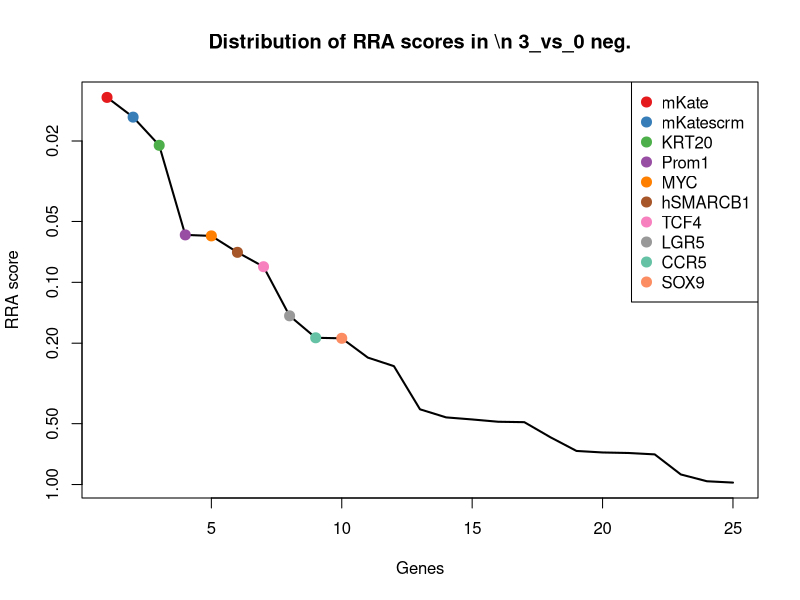
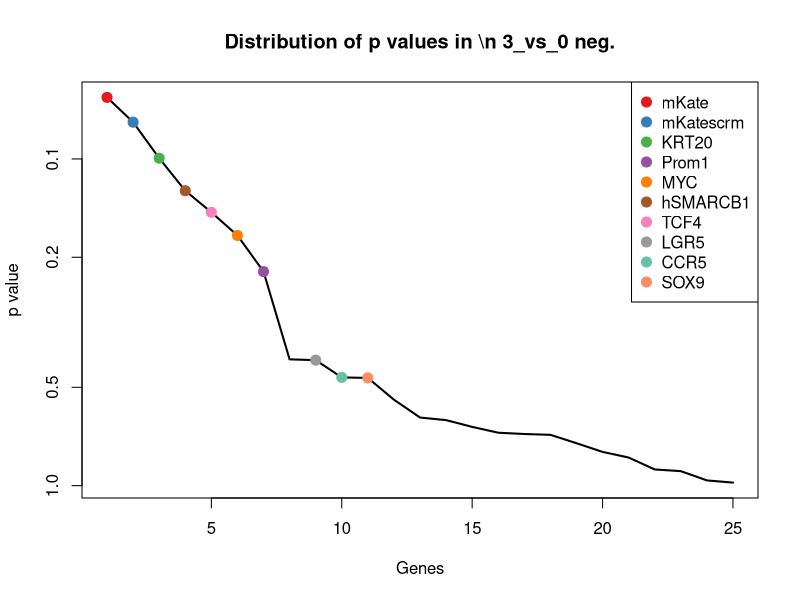
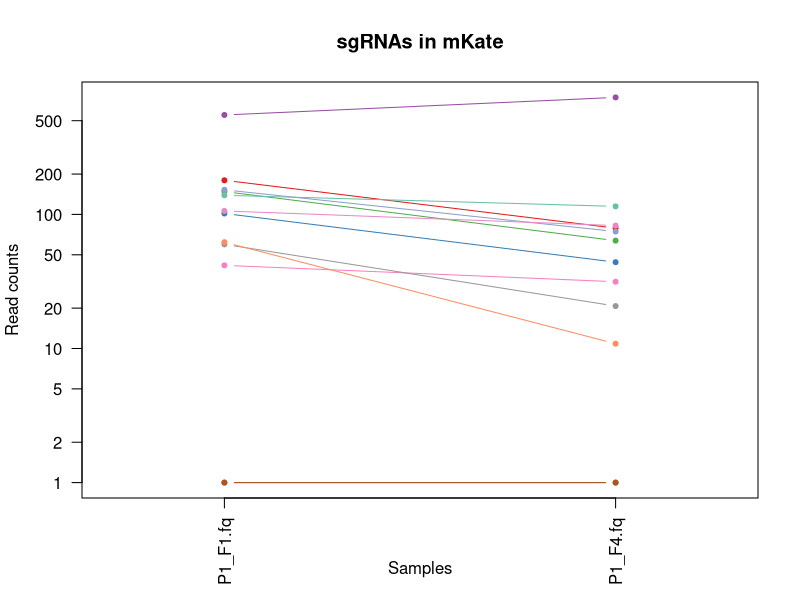
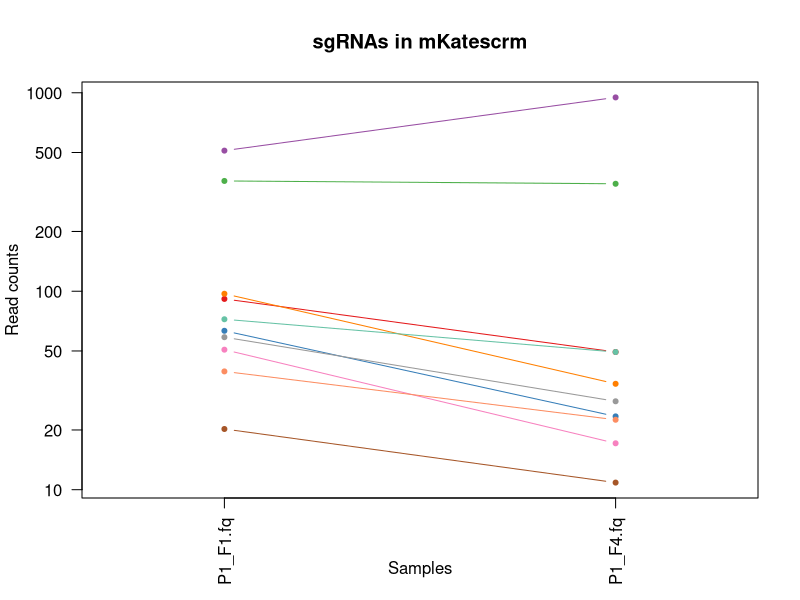
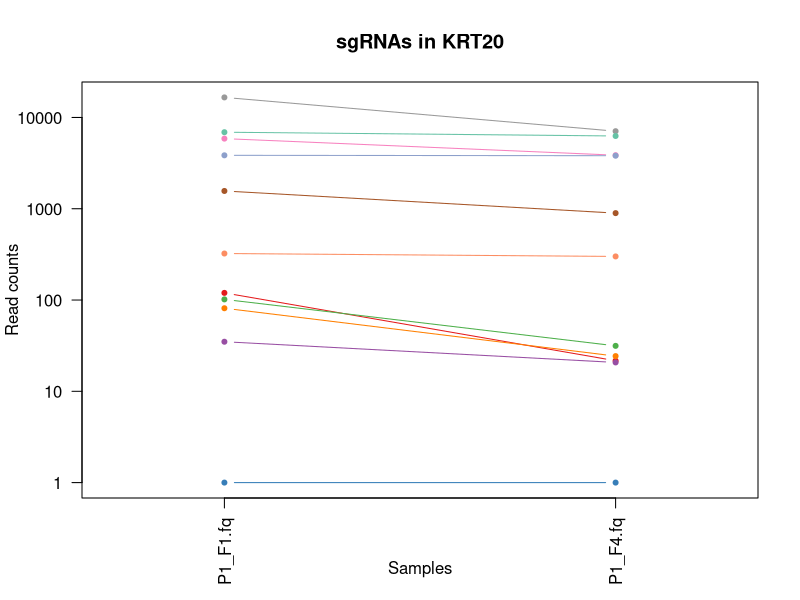
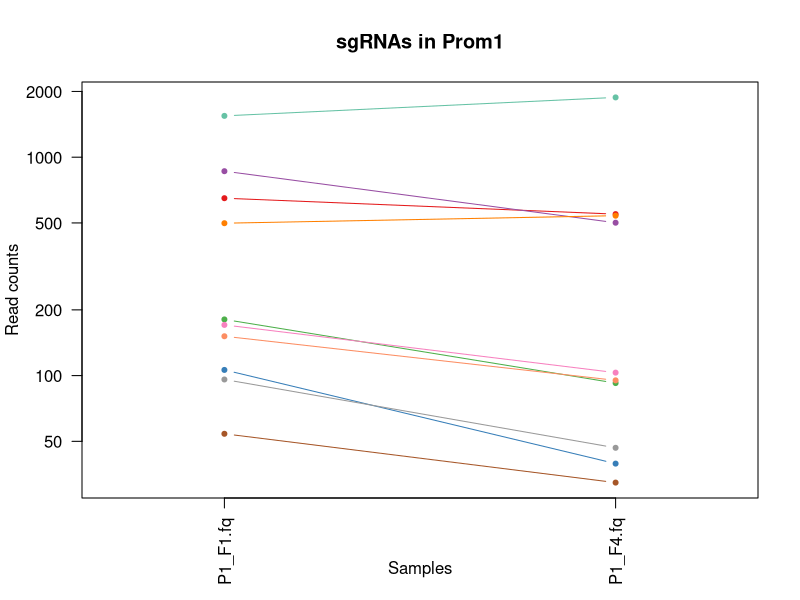
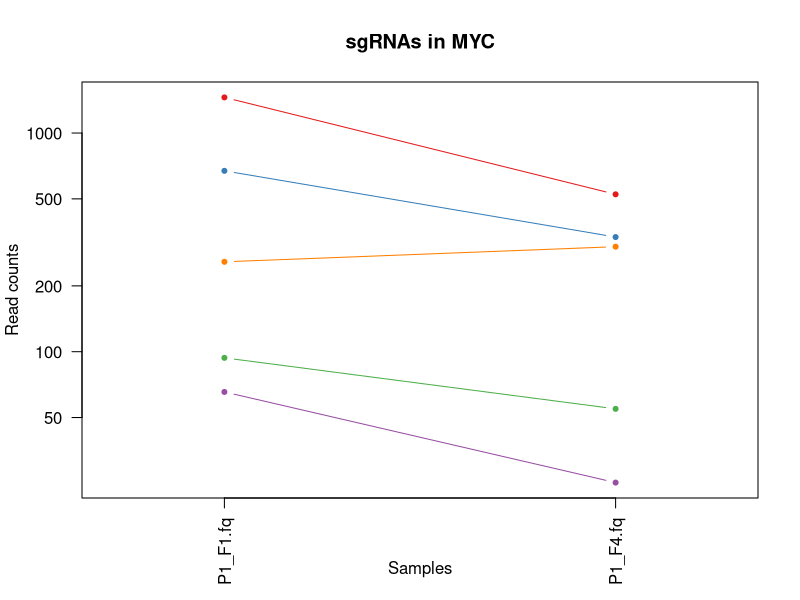
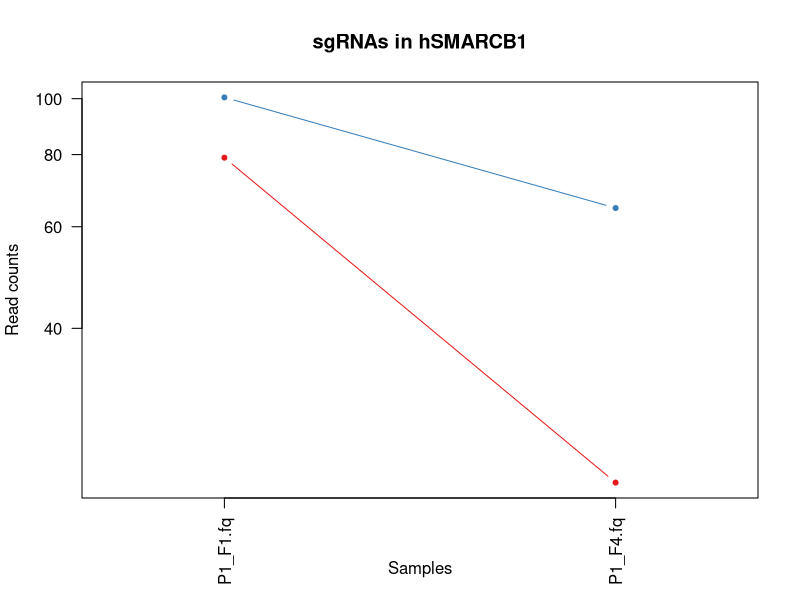

Generate these figures, in order, with R: (Note: this script raises an error after producing the figures.)
pdf(file='P1_03_day3.pdf',width=4.5,height=4.5);
gstable=read.table('P1_03_day3.gene_summary.txt',header=T)
# 
#
# parameters
# Do not modify the variables beginning with "__"

# gstablename='__GENE_SUMMARY_FILE__'
startindex=3
# outputfile='__OUTPUT_FILE__'
targetgenelist=c("mKate","mKatescrm","KRT20","Prom1","MYC","hSMARCB1","TCF4","LGR5","CCR5","SOX9")
# samplelabel=sub('.\\w+.\\w+$','',colnames(gstable)[startindex]);
samplelabel='3_vs_0 neg.'


# You need to write some codes in front of this code:
# gstable=read.table(gstablename,header=T)
# pdf(file=outputfile,width=6,height=6)


# set up color using RColorBrewer
#library(RColorBrewer)
#colors <- brewer.pal(length(targetgenelist), "Set1")

colors=c( "#E41A1C", "#377EB8", "#4DAF4A", "#984EA3", "#FF7F00",  "#A65628", "#F781BF",
          "#999999", "#66C2A5", "#FC8D62", "#8DA0CB", "#E78AC3", "#A6D854", "#FFD92F", "#E5C494", "#B3B3B3", 
          "#8DD3C7", "#FFFFB3", "#BEBADA", "#FB8072", "#80B1D3", "#FDB462", "#B3DE69", "#FCCDE5",
          "#D9D9D9", "#BC80BD", "#CCEBC5", "#FFED6F")

######
# function definition

plotrankedvalues<-function(val, tglist, ...){
  
  plot(val,log='y',ylim=c(max(val),min(val)),type='l',lwd=2, ...)
  if(length(tglist)>0){
    for(i in 1:length(tglist)){
      targetgene=tglist[i];
      tx=which(names(val)==targetgene);ty=val[targetgene];
      points(tx,ty,col=colors[(i %% length(colors)) ],cex=2,pch=20)
      # text(tx+50,ty,targetgene,col=colors[i])
    }
    legend('topright',tglist,pch=20,pt.cex = 2,cex=1,col=colors)
  }
}



plotrandvalues<-function(val,targetgenelist, ...){
  # choose the one with the best distance distribution
  
  mindiffvalue=0;
  randval=val;
  for(i in 1:20){
    randval0=sample(val)
    vindex=sort(which(names(randval0) %in% targetgenelist))
    if(max(vindex)>0.9*length(val)){
      # print('pass...')
      next;
    }
    mindiffind=min(diff(vindex));
    if (mindiffind > mindiffvalue){
      mindiffvalue=mindiffind;
      randval=randval0;
      # print(paste('Diff: ',mindiffvalue))
    }
  }
  plot(randval,log='y',ylim=c(max(randval),min(randval)),pch=20,col='grey', ...)
  
  if(length(targetgenelist)>0){
    for(i in 1:length(targetgenelist)){
      targetgene=targetgenelist[i];
      tx=which(names(randval)==targetgene);ty=randval[targetgene];
      points(tx,ty,col=colors[(i %% length(colors)) ],cex=2,pch=20)
      text(tx+50,ty,targetgene,col=colors[i])
    }
  }
  
}




# set.seed(1235)



pvec=gstable[,startindex]
names(pvec)=gstable[,'id']
pvec=sort(pvec);

plotrankedvalues(pvec,targetgenelist,xlab='Genes',ylab='RRA score',main=paste('Distribution of RRA scores in \\n',samplelabel))

# plotrandvalues(pvec,targetgenelist,xlab='Genes',ylab='RRA score',main=paste('Distribution of RRA scores in \\n',samplelabel))


pvec=gstable[,startindex+1]
names(pvec)=gstable[,'id']
pvec=sort(pvec);

plotrankedvalues(pvec,targetgenelist,xlab='Genes',ylab='p value',main=paste('Distribution of p values in \\n',samplelabel))

# plotrandvalues(pvec,targetgenelist,xlab='Genes',ylab='p value',main=paste('Distribution of p values in \\n',samplelabel))



# you need to write after this code:
# dev.off()






# parameters
# Do not modify the variables beginning with "__"
targetmat=list(c(178.66760489379269,77.9796085313978),c(100.64187870599714,43.023232293184996),c(147.00499136831044,62.742213760894785),c(550.7033138182092,744.8397090757652),c(0.0,0.0),c(0.0,0.0),c(40.70907453276289,30.47478954100604),c(58.80199654732418,19.71898146770979),c(137.9585303610298,113.83230210905197),c(61.06361179914434,9.859490733854894),c(151.52822187195076,73.49802183419104),c(105.16510920963746,81.56487788916321))
targetgene="mKate"
collabel=c("P1_F1.fq","P1_F4.fq")

# set up color using RColorBrewer
#library(RColorBrewer)
#colors <- brewer.pal(length(targetgenelist), "Set1")

colors=c( "#E41A1C", "#377EB8", "#4DAF4A", "#984EA3", "#FF7F00",  "#A65628", "#F781BF",
          "#999999", "#66C2A5", "#FC8D62", "#8DA0CB", "#E78AC3", "#A6D854", "#FFD92F", "#E5C494", "#B3B3B3", 
          "#8DD3C7", "#FFFFB3", "#BEBADA", "#FB8072", "#80B1D3", "#FDB462", "#B3DE69", "#FCCDE5",
          "#D9D9D9", "#BC80BD", "#CCEBC5", "#FFED6F")


## code

targetmatvec=unlist(targetmat)+1
yrange=range(targetmatvec[targetmatvec>0]);
# yrange[1]=1; # set the minimum value to 1
for(i in 1:length(targetmat)){
  vali=targetmat[[i]]+1;
  if(i==1){
    plot(1:length(vali),vali,type='b',las=1,pch=20,main=paste('sgRNAs in',targetgene),ylab='Read counts',xlab='Samples',xlim=c(0.7,length(vali)+0.3),ylim = yrange,col=colors[(i %% length(colors))],xaxt='n',log='y')
    axis(1,at=1:length(vali),labels=(collabel),las=2)
    # lines(0:100,rep(1,101),col='black');
  }else{
    lines(1:length(vali),vali,type='b',pch=20,col=colors[(i %% length(colors))])
  }
}




# parameters
# Do not modify the variables beginning with "__"
targetmat=list(c(90.46461007280642,48.40113632983312),c(62.19441942505442,22.40793348603385),c(358.4660174134955,346.87481036380404),c(509.9942392854462,946.5111104500699),c(96.11864820235682,33.1637415593301),c(19.223729640471365,9.859490733854894),c(49.75553554004353,16.133712109944373),c(57.6711889214141,26.88952018324062),c(71.24088043233506,48.40113632983312),c(38.44745928094273,21.511616146592498))
targetgene="mKatescrm"
collabel=c("P1_F1.fq","P1_F4.fq")

# set up color using RColorBrewer
#library(RColorBrewer)
#colors <- brewer.pal(length(targetgenelist), "Set1")

colors=c( "#E41A1C", "#377EB8", "#4DAF4A", "#984EA3", "#FF7F00",  "#A65628", "#F781BF",
          "#999999", "#66C2A5", "#FC8D62", "#8DA0CB", "#E78AC3", "#A6D854", "#FFD92F", "#E5C494", "#B3B3B3", 
          "#8DD3C7", "#FFFFB3", "#BEBADA", "#FB8072", "#80B1D3", "#FDB462", "#B3DE69", "#FCCDE5",
          "#D9D9D9", "#BC80BD", "#CCEBC5", "#FFED6F")


## code

targetmatvec=unlist(targetmat)+1
yrange=range(targetmatvec[targetmatvec>0]);
# yrange[1]=1; # set the minimum value to 1
for(i in 1:length(targetmat)){
  vali=targetmat[[i]]+1;
  if(i==1){
    plot(1:length(vali),vali,type='b',las=1,pch=20,main=paste('sgRNAs in',targetgene),ylab='Read counts',xlab='Samples',xlim=c(0.7,length(vali)+0.3),ylim = yrange,col=colors[(i %% length(colors))],xaxt='n',log='y')
    axis(1,at=1:length(vali),labels=(collabel),las=2)
    # lines(0:100,rep(1,101),col='black');
  }else{
    lines(1:length(vali),vali,type='b',pch=20,col=colors[(i %% length(colors))])
  }
}




# parameters
# Do not modify the variables beginning with "__"
targetmat=list(c(118.73480072055844,20.61529880715114),c(0.0,0.0),c(100.64187870599714,30.47478954100604),c(33.92422877730241,19.71898146770979),c(80.2873414396157,23.304250825475204),c(1565.037754259551,894.5247047624714),c(5863.237540343766,3859.5424636344706),c(16585.55544922315,7071.9438081922835),c(6893.40328754785,6267.050837373948),c(322.2801733843729,299.36999137341223),c(3848.1383509720035,3810.245009965196))
targetgene="KRT20"
collabel=c("P1_F1.fq","P1_F4.fq")

# set up color using RColorBrewer
#library(RColorBrewer)
#colors <- brewer.pal(length(targetgenelist), "Set1")

colors=c( "#E41A1C", "#377EB8", "#4DAF4A", "#984EA3", "#FF7F00",  "#A65628", "#F781BF",
          "#999999", "#66C2A5", "#FC8D62", "#8DA0CB", "#E78AC3", "#A6D854", "#FFD92F", "#E5C494", "#B3B3B3", 
          "#8DD3C7", "#FFFFB3", "#BEBADA", "#FB8072", "#80B1D3", "#FDB462", "#B3DE69", "#FCCDE5",
          "#D9D9D9", "#BC80BD", "#CCEBC5", "#FFED6F")


## code

targetmatvec=unlist(targetmat)+1
yrange=range(targetmatvec[targetmatvec>0]);
# yrange[1]=1; # set the minimum value to 1
for(i in 1:length(targetmat)){
  vali=targetmat[[i]]+1;
  if(i==1){
    plot(1:length(vali),vali,type='b',las=1,pch=20,main=paste('sgRNAs in',targetgene),ylab='Read counts',xlab='Samples',xlim=c(0.7,length(vali)+0.3),ylim = yrange,col=colors[(i %% length(colors))],xaxt='n',log='y')
    axis(1,at=1:length(vali),labels=(collabel),las=2)
    # lines(0:100,rep(1,101),col='black');
  }else{
    lines(1:length(vali),vali,type='b',pch=20,col=colors[(i %% length(colors))])
  }
}




# parameters
# Do not modify the variables beginning with "__"
targetmat=list(c(647.952769646476,547.6498943986674),c(105.16510920963746,38.541645595978224),c(179.79841251970277,91.42436862301811),c(861.6754109434812,500.14507540827555),c(497.55535540043536,538.6867210042537),c(53.14795841777377,31.371106880447392),c(169.62114388651204,102.18017669631436),c(94.98784057644674,45.712184311509056),c(1544.6832169931697,1876.8885087901954),c(150.39741424604068,94.11332064134217))
targetgene="Prom1"
collabel=c("P1_F1.fq","P1_F4.fq")

# set up color using RColorBrewer
#library(RColorBrewer)
#colors <- brewer.pal(length(targetgenelist), "Set1")

colors=c( "#E41A1C", "#377EB8", "#4DAF4A", "#984EA3", "#FF7F00",  "#A65628", "#F781BF",
          "#999999", "#66C2A5", "#FC8D62", "#8DA0CB", "#E78AC3", "#A6D854", "#FFD92F", "#E5C494", "#B3B3B3", 
          "#8DD3C7", "#FFFFB3", "#BEBADA", "#FB8072", "#80B1D3", "#FDB462", "#B3DE69", "#FCCDE5",
          "#D9D9D9", "#BC80BD", "#CCEBC5", "#FFED6F")


## code

targetmatvec=unlist(targetmat)+1
yrange=range(targetmatvec[targetmatvec>0]);
# yrange[1]=1; # set the minimum value to 1
for(i in 1:length(targetmat)){
  vali=targetmat[[i]]+1;
  if(i==1){
    plot(1:length(vali),vali,type='b',las=1,pch=20,main=paste('sgRNAs in',targetgene),ylab='Read counts',xlab='Samples',xlim=c(0.7,length(vali)+0.3),ylim = yrange,col=colors[(i %% length(colors))],xaxt='n',log='y')
    axis(1,at=1:length(vali),labels=(collabel),las=2)
    # lines(0:100,rep(1,101),col='black');
  }else{
    lines(1:length(vali),vali,type='b',pch=20,col=colors[(i %% length(colors))])
  }
}




# parameters
# Do not modify the variables beginning with "__"
targetmat=list(c(1454.2186069203633,523.4493262337508),c(670.5689221646776,333.43005027218373),c(92.72622532462658,53.77904036648124),c(64.45603467687458,24.20056816491656),c(256.6933310815882,301.16262605229497))
targetgene="MYC"
collabel=c("P1_F1.fq","P1_F4.fq")

# set up color using RColorBrewer
#library(RColorBrewer)
#colors <- brewer.pal(length(targetgenelist), "Set1")

colors=c( "#E41A1C", "#377EB8", "#4DAF4A", "#984EA3", "#FF7F00",  "#A65628", "#F781BF",
          "#999999", "#66C2A5", "#FC8D62", "#8DA0CB", "#E78AC3", "#A6D854", "#FFD92F", "#E5C494", "#B3B3B3", 
          "#8DD3C7", "#FFFFB3", "#BEBADA", "#FB8072", "#80B1D3", "#FDB462", "#B3DE69", "#FCCDE5",
          "#D9D9D9", "#BC80BD", "#CCEBC5", "#FFED6F")


## code

targetmatvec=unlist(targetmat)+1
yrange=range(targetmatvec[targetmatvec>0]);
# yrange[1]=1; # set the minimum value to 1
for(i in 1:length(targetmat)){
  vali=targetmat[[i]]+1;
  if(i==1){
    plot(1:length(vali),vali,type='b',las=1,pch=20,main=paste('sgRNAs in',targetgene),ylab='Read counts',xlab='Samples',xlim=c(0.7,length(vali)+0.3),ylim = yrange,col=colors[(i %% length(colors))],xaxt='n',log='y')
    axis(1,at=1:length(vali),labels=(collabel),las=2)
    # lines(0:100,rep(1,101),col='black');
  }else{
    lines(1:length(vali),vali,type='b',pch=20,col=colors[(i %% length(colors))])
  }
}




# parameters
# Do not modify the variables beginning with "__"
targetmat=list(c(78.02572618779554,20.61529880715114),c(99.51107108008706,63.63853110033614))
targetgene="hSMARCB1"
collabel=c("P1_F1.fq","P1_F4.fq")

# set up color using RColorBrewer
#library(RColorBrewer)
#colors <- brewer.pal(length(targetgenelist), "Set1")

colors=c( "#E41A1C", "#377EB8", "#4DAF4A", "#984EA3", "#FF7F00",  "#A65628", "#F781BF",
          "#999999", "#66C2A5", "#FC8D62", "#8DA0CB", "#E78AC3", "#A6D854", "#FFD92F", "#E5C494", "#B3B3B3", 
          "#8DD3C7", "#FFFFB3", "#BEBADA", "#FB8072", "#80B1D3", "#FDB462", "#B3DE69", "#FCCDE5",
          "#D9D9D9", "#BC80BD", "#CCEBC5", "#FFED6F")


## code

targetmatvec=unlist(targetmat)+1
yrange=range(targetmatvec[targetmatvec>0]);
# yrange[1]=1; # set the minimum value to 1
for(i in 1:length(targetmat)){
  vali=targetmat[[i]]+1;
  if(i==1){
    plot(1:length(vali),vali,type='b',las=1,pch=20,main=paste('sgRNAs in',targetgene),ylab='Read counts',xlab='Samples',xlim=c(0.7,length(vali)+0.3),ylim = yrange,col=colors[(i %% length(colors))],xaxt='n',log='y')
    axis(1,at=1:length(vali),labels=(collabel),las=2)
    # lines(0:100,rep(1,101),col='black');
  }else{
    lines(1:length(vali),vali,type='b',pch=20,col=colors[(i %% length(colors))])
  }
}




# parameters
# Do not modify the variables beginning with "__"
targetmat=list(c(768.9491856188546,2515.962771811881),c(37.31665165503265,10.755808073296249))
targetgene="TCF4"
collabel=c("P1_F1.fq","P1_F4.fq")

# set up color using RColorBrewer
#library(RColorBrewer)
#colors <- brewer.pal(length(targetgenelist), "Set1")

colors=c( "#E41A1C", "#377EB8", "#4DAF4A", "#984EA3", "#FF7F00",  "#A65628", "#F781BF",
          "#999999", "#66C2A5", "#FC8D62", "#8DA0CB", "#E78AC3", "#A6D854", "#FFD92F", "#E5C494", "#B3B3B3", 
          "#8DD3C7", "#FFFFB3", "#BEBADA", "#FB8072", "#80B1D3", "#FDB462", "#B3DE69", "#FCCDE5",
          "#D9D9D9", "#BC80BD", "#CCEBC5", "#FFED6F")


## code

targetmatvec=unlist(targetmat)+1
yrange=range(targetmatvec[targetmatvec>0]);
# yrange[1]=1; # set the minimum value to 1
for(i in 1:length(targetmat)){
  vali=targetmat[[i]]+1;
  if(i==1){
    plot(1:length(vali),vali,type='b',las=1,pch=20,main=paste('sgRNAs in',targetgene),ylab='Read counts',xlab='Samples',xlim=c(0.7,length(vali)+0.3),ylim = yrange,col=colors[(i %% length(colors))],xaxt='n',log='y')
    axis(1,at=1:length(vali),labels=(collabel),las=2)
    # lines(0:100,rep(1,101),col='black');
  }else{
    lines(1:length(vali),vali,type='b',pch=20,col=colors[(i %% length(colors))])
  }
}




# parameters
# Do not modify the variables beginning with "__"
targetmat=list(c(5608.805824513998,4366.8580777582765),c(39.57826690685281,22.40793348603385),c(139.08933798693988,66.3274831186602),c(283.83271410343013,236.62777761251746),c(462.50031899722285,296.6810393550882),c(104.03430158372738,35.852693577654165),c(264.6089844629588,109.3507154118452),c(100.64187870599714,22.40793348603385),c(4807.063217743752,4020.8795847339143),c(626.4674247541845,765.4550078829163))
targetgene="LGR5"
collabel=c("P1_F1.fq","P1_F4.fq")

# set up color using RColorBrewer
#library(RColorBrewer)
#colors <- brewer.pal(length(targetgenelist), "Set1")

colors=c( "#E41A1C", "#377EB8", "#4DAF4A", "#984EA3", "#FF7F00",  "#A65628", "#F781BF",
          "#999999", "#66C2A5", "#FC8D62", "#8DA0CB", "#E78AC3", "#A6D854", "#FFD92F", "#E5C494", "#B3B3B3", 
          "#8DD3C7", "#FFFFB3", "#BEBADA", "#FB8072", "#80B1D3", "#FDB462", "#B3DE69", "#FCCDE5",
          "#D9D9D9", "#BC80BD", "#CCEBC5", "#FFED6F")


## code

targetmatvec=unlist(targetmat)+1
yrange=range(targetmatvec[targetmatvec>0]);
# yrange[1]=1; # set the minimum value to 1
for(i in 1:length(targetmat)){
  vali=targetmat[[i]]+1;
  if(i==1){
    plot(1:length(vali),vali,type='b',las=1,pch=20,main=paste('sgRNAs in',targetgene),ylab='Read counts',xlab='Samples',xlim=c(0.7,length(vali)+0.3),ylim = yrange,col=colors[(i %% length(colors))],xaxt='n',log='y')
    axis(1,at=1:length(vali),labels=(collabel),las=2)
    # lines(0:100,rep(1,101),col='black');
  }else{
    lines(1:length(vali),vali,type='b',pch=20,col=colors[(i %% length(colors))])
  }
}




# parameters
# Do not modify the variables beginning with "__"
targetmat=list(c(799.4809915184268,698.2312074248148),c(88.20299482098626,53.77904036648124),c(65.58684230278466,57.36430972424666),c(16660.188752533213,7603.459990481007),c(183.190835397433,90.52805128357676),c(0.0,0.0),c(1283.466655407941,795.9297974239224),c(93.85703295053666,49.297453669274475),c(519.0407002927269,501.04139274771694),c(303.0564437439015,199.87876669542194))
targetgene="CCR5"
collabel=c("P1_F1.fq","P1_F4.fq")

# set up color using RColorBrewer
#library(RColorBrewer)
#colors <- brewer.pal(length(targetgenelist), "Set1")

colors=c( "#E41A1C", "#377EB8", "#4DAF4A", "#984EA3", "#FF7F00",  "#A65628", "#F781BF",
          "#999999", "#66C2A5", "#FC8D62", "#8DA0CB", "#E78AC3", "#A6D854", "#FFD92F", "#E5C494", "#B3B3B3", 
          "#8DD3C7", "#FFFFB3", "#BEBADA", "#FB8072", "#80B1D3", "#FDB462", "#B3DE69", "#FCCDE5",
          "#D9D9D9", "#BC80BD", "#CCEBC5", "#FFED6F")


## code

targetmatvec=unlist(targetmat)+1
yrange=range(targetmatvec[targetmatvec>0]);
# yrange[1]=1; # set the minimum value to 1
for(i in 1:length(targetmat)){
  vali=targetmat[[i]]+1;
  if(i==1){
    plot(1:length(vali),vali,type='b',las=1,pch=20,main=paste('sgRNAs in',targetgene),ylab='Read counts',xlab='Samples',xlim=c(0.7,length(vali)+0.3),ylim = yrange,col=colors[(i %% length(colors))],xaxt='n',log='y')
    axis(1,at=1:length(vali),labels=(collabel),las=2)
    # lines(0:100,rep(1,101),col='black');
  }else{
    lines(1:length(vali),vali,type='b',pch=20,col=colors[(i %% length(colors))])
  }
}




# parameters
# Do not modify the variables beginning with "__"
targetmat=list(c(0.0,0.0),c(195.6297192824439,161.33712109944372),c(201.2837574119943,851.5014724692863),c(83.67976431734594,19.71898146770979),c(0.0,0.0),c(141.35095323876004,276.9620578873784),c(5997.803647827066,15079.642918761341),c(1955.1663851985288,14719.323348305916),c(3054.311397583127,8000.528571853526),c(1755.0134354124448,3577.202501710444),c(515.6482774149966,507.31561412380637))
targetgene="SOX9"
collabel=c("P1_F1.fq","P1_F4.fq")

# set up color using RColorBrewer
#library(RColorBrewer)
#colors <- brewer.pal(length(targetgenelist), "Set1")

colors=c( "#E41A1C", "#377EB8", "#4DAF4A", "#984EA3", "#FF7F00",  "#A65628", "#F781BF",
          "#999999", "#66C2A5", "#FC8D62", "#8DA0CB", "#E78AC3", "#A6D854", "#FFD92F", "#E5C494", "#B3B3B3", 
          "#8DD3C7", "#FFFFB3", "#BEBADA", "#FB8072", "#80B1D3", "#FDB462", "#B3DE69", "#FCCDE5",
          "#D9D9D9", "#BC80BD", "#CCEBC5", "#FFED6F")


## code

targetmatvec=unlist(targetmat)+1
yrange=range(targetmatvec[targetmatvec>0]);
# yrange[1]=1; # set the minimum value to 1
for(i in 1:length(targetmat)){
  vali=targetmat[[i]]+1;
  if(i==1){
    plot(1:length(vali),vali,type='b',las=1,pch=20,main=paste('sgRNAs in',targetgene),ylab='Read counts',xlab='Samples',xlim=c(0.7,length(vali)+0.3),ylim = yrange,col=colors[(i %% length(colors))],xaxt='n',log='y')
    axis(1,at=1:length(vali),labels=(collabel),las=2)
    # lines(0:100,rep(1,101),col='black');
  }else{
    lines(1:length(vali),vali,type='b',pch=20,col=colors[(i %% length(colors))])
  }
}



# 
#
# parameters
# Do not modify the variables beginning with "__"

# gstablename='__GENE_SUMMARY_FILE__'
startindex=9
# outputfile='__OUTPUT_FILE__'
targetgenelist=c("SOX9","GFP","TCF4","TCF20","POLRD2scrm","MYCscrm","hSATB1","hSMARCC2","mKatescrm","hSMARCC1")
# samplelabel=sub('.\\w+.\\w+$','',colnames(gstable)[startindex]);
samplelabel='3_vs_0 pos.'


# You need to write some codes in front of this code:
# gstable=read.table(gstablename,header=T)
# pdf(file=outputfile,width=6,height=6)


# set up color using RColorBrewer
#library(RColorBrewer)
#colors <- brewer.pal(length(targetgenelist), "Set1")

colors=c( "#E41A1C", "#377EB8", "#4DAF4A", "#984EA3", "#FF7F00",  "#A65628", "#F781BF",
          "#999999", "#66C2A5", "#FC8D62", "#8DA0CB", "#E78AC3", "#A6D854", "#FFD92F", "#E5C494", "#B3B3B3", 
          "#8DD3C7", "#FFFFB3", "#BEBADA", "#FB8072", "#80B1D3", "#FDB462", "#B3DE69", "#FCCDE5",
          "#D9D9D9", "#BC80BD", "#CCEBC5", "#FFED6F")

######
# function definition

plotrankedvalues<-function(val, tglist, ...){
  
  plot(val,log='y',ylim=c(max(val),min(val)),type='l',lwd=2, ...)
  if(length(tglist)>0){
    for(i in 1:length(tglist)){
      targetgene=tglist[i];
      tx=which(names(val)==targetgene);ty=val[targetgene];
      points(tx,ty,col=colors[(i %% length(colors)) ],cex=2,pch=20)
      # text(tx+50,ty,targetgene,col=colors[i])
    }
    legend('topright',tglist,pch=20,pt.cex = 2,cex=1,col=colors)
  }
}



plotrandvalues<-function(val,targetgenelist, ...){
  # choose the one with the best distance distribution
  
  mindiffvalue=0;
  randval=val;
  for(i in 1:20){
    randval0=sample(val)
    vindex=sort(which(names(randval0) %in% targetgenelist))
    if(max(vindex)>0.9*length(val)){
      # print('pass...')
      next;
    }
    mindiffind=min(diff(vindex));
    if (mindiffind > mindiffvalue){
      mindiffvalue=mindiffind;
      randval=randval0;
      # print(paste('Diff: ',mindiffvalue))
    }
  }
  plot(randval,log='y',ylim=c(max(randval),min(randval)),pch=20,col='grey', ...)
  
  if(length(targetgenelist)>0){
    for(i in 1:length(targetgenelist)){
      targetgene=targetgenelist[i];
      tx=which(names(randval)==targetgene);ty=randval[targetgene];
      points(tx,ty,col=colors[(i %% length(colors)) ],cex=2,pch=20)
      text(tx+50,ty,targetgene,col=colors[i])
    }
  }
  
}




# set.seed(1235)



pvec=gstable[,startindex]
names(pvec)=gstable[,'id']
pvec=sort(pvec);

plotrankedvalues(pvec,targetgenelist,xlab='Genes',ylab='RRA score',main=paste('Distribution of RRA scores in \\n',samplelabel))

# plotrandvalues(pvec,targetgenelist,xlab='Genes',ylab='RRA score',main=paste('Distribution of RRA scores in \\n',samplelabel))


pvec=gstable[,startindex+1]
names(pvec)=gstable[,'id']
pvec=sort(pvec);

plotrankedvalues(pvec,targetgenelist,xlab='Genes',ylab='p value',main=paste('Distribution of p values in \\n',samplelabel))

# plotrandvalues(pvec,targetgenelist,xlab='Genes',ylab='p value',main=paste('Distribution of p values in \\n',samplelabel))



# you need to write after this code:
# dev.off()






# parameters
# Do not modify the variables beginning with "__"
targetmat=list(c(0.0,0.0),c(195.6297192824439,161.33712109944372),c(201.2837574119943,851.5014724692863),c(83.67976431734594,19.71898146770979),c(0.0,0.0),c(141.35095323876004,276.9620578873784),c(5997.803647827066,15079.642918761341),c(1955.1663851985288,14719.323348305916),c(3054.311397583127,8000.528571853526),c(1755.0134354124448,3577.202501710444),c(515.6482774149966,507.31561412380637))
targetgene="SOX9"
collabel=c("P1_F1.fq","P1_F4.fq")

# set up color using RColorBrewer
#library(RColorBrewer)
#colors <- brewer.pal(length(targetgenelist), "Set1")

colors=c( "#E41A1C", "#377EB8", "#4DAF4A", "#984EA3", "#FF7F00",  "#A65628", "#F781BF",
          "#999999", "#66C2A5", "#FC8D62", "#8DA0CB", "#E78AC3", "#A6D854", "#FFD92F", "#E5C494", "#B3B3B3", 
          "#8DD3C7", "#FFFFB3", "#BEBADA", "#FB8072", "#80B1D3", "#FDB462", "#B3DE69", "#FCCDE5",
          "#D9D9D9", "#BC80BD", "#CCEBC5", "#FFED6F")


## code

targetmatvec=unlist(targetmat)+1
yrange=range(targetmatvec[targetmatvec>0]);
# yrange[1]=1; # set the minimum value to 1
for(i in 1:length(targetmat)){
  vali=targetmat[[i]]+1;
  if(i==1){
    plot(1:length(vali),vali,type='b',las=1,pch=20,main=paste('sgRNAs in',targetgene),ylab='Read counts',xlab='Samples',xlim=c(0.7,length(vali)+0.3),ylim = yrange,col=colors[(i %% length(colors))],xaxt='n',log='y')
    axis(1,at=1:length(vali),labels=(collabel),las=2)
    # lines(0:100,rep(1,101),col='black');
  }else{
    lines(1:length(vali),vali,type='b',pch=20,col=colors[(i %% length(colors))])
  }
}




# parameters
# Do not modify the variables beginning with "__"
targetmat=list(c(188.8448735269834,284.13259660290925),c(323.41098101028297,4851.76575839605),c(70.11007280642498,63.63853110033614),c(167.35952863469188,95.00963798078352),c(41.83988215867297,28.68215486212333),c(0.0,0.0),c(71.24088043233506,41.23059761430228),c(0.0,0.0),c(42.97068978458305,62.742213760894785),c(114.21157021691812,77.9796085313978),c(215.98425654882533,120.10652348514144),c(213.72264129700517,121.89915816402416))
targetgene="GFP"
collabel=c("P1_F1.fq","P1_F4.fq")

# set up color using RColorBrewer
#library(RColorBrewer)
#colors <- brewer.pal(length(targetgenelist), "Set1")

colors=c( "#E41A1C", "#377EB8", "#4DAF4A", "#984EA3", "#FF7F00",  "#A65628", "#F781BF",
          "#999999", "#66C2A5", "#FC8D62", "#8DA0CB", "#E78AC3", "#A6D854", "#FFD92F", "#E5C494", "#B3B3B3", 
          "#8DD3C7", "#FFFFB3", "#BEBADA", "#FB8072", "#80B1D3", "#FDB462", "#B3DE69", "#FCCDE5",
          "#D9D9D9", "#BC80BD", "#CCEBC5", "#FFED6F")


## code

targetmatvec=unlist(targetmat)+1
yrange=range(targetmatvec[targetmatvec>0]);
# yrange[1]=1; # set the minimum value to 1
for(i in 1:length(targetmat)){
  vali=targetmat[[i]]+1;
  if(i==1){
    plot(1:length(vali),vali,type='b',las=1,pch=20,main=paste('sgRNAs in',targetgene),ylab='Read counts',xlab='Samples',xlim=c(0.7,length(vali)+0.3),ylim = yrange,col=colors[(i %% length(colors))],xaxt='n',log='y')
    axis(1,at=1:length(vali),labels=(collabel),las=2)
    # lines(0:100,rep(1,101),col='black');
  }else{
    lines(1:length(vali),vali,type='b',pch=20,col=colors[(i %% length(colors))])
  }
}




# parameters
# Do not modify the variables beginning with "__"
targetmat=list(c(768.9491856188546,2515.962771811881),c(37.31665165503265,10.755808073296249))
targetgene="TCF4"
collabel=c("P1_F1.fq","P1_F4.fq")

# set up color using RColorBrewer
#library(RColorBrewer)
#colors <- brewer.pal(length(targetgenelist), "Set1")

colors=c( "#E41A1C", "#377EB8", "#4DAF4A", "#984EA3", "#FF7F00",  "#A65628", "#F781BF",
          "#999999", "#66C2A5", "#FC8D62", "#8DA0CB", "#E78AC3", "#A6D854", "#FFD92F", "#E5C494", "#B3B3B3", 
          "#8DD3C7", "#FFFFB3", "#BEBADA", "#FB8072", "#80B1D3", "#FDB462", "#B3DE69", "#FCCDE5",
          "#D9D9D9", "#BC80BD", "#CCEBC5", "#FFED6F")


## code

targetmatvec=unlist(targetmat)+1
yrange=range(targetmatvec[targetmatvec>0]);
# yrange[1]=1; # set the minimum value to 1
for(i in 1:length(targetmat)){
  vali=targetmat[[i]]+1;
  if(i==1){
    plot(1:length(vali),vali,type='b',las=1,pch=20,main=paste('sgRNAs in',targetgene),ylab='Read counts',xlab='Samples',xlim=c(0.7,length(vali)+0.3),ylim = yrange,col=colors[(i %% length(colors))],xaxt='n',log='y')
    axis(1,at=1:length(vali),labels=(collabel),las=2)
    # lines(0:100,rep(1,101),col='black');
  }else{
    lines(1:length(vali),vali,type='b',pch=20,col=colors[(i %% length(colors))])
  }
}




# parameters
# Do not modify the variables beginning with "__"
targetmat=list(c(113.08076259100804,72.60170449474968),c(331.32663439165356,423.0617842163191))
targetgene="TCF20"
collabel=c("P1_F1.fq","P1_F4.fq")

# set up color using RColorBrewer
#library(RColorBrewer)
#colors <- brewer.pal(length(targetgenelist), "Set1")

colors=c( "#E41A1C", "#377EB8", "#4DAF4A", "#984EA3", "#FF7F00",  "#A65628", "#F781BF",
          "#999999", "#66C2A5", "#FC8D62", "#8DA0CB", "#E78AC3", "#A6D854", "#FFD92F", "#E5C494", "#B3B3B3", 
          "#8DD3C7", "#FFFFB3", "#BEBADA", "#FB8072", "#80B1D3", "#FDB462", "#B3DE69", "#FCCDE5",
          "#D9D9D9", "#BC80BD", "#CCEBC5", "#FFED6F")


## code

targetmatvec=unlist(targetmat)+1
yrange=range(targetmatvec[targetmatvec>0]);
# yrange[1]=1; # set the minimum value to 1
for(i in 1:length(targetmat)){
  vali=targetmat[[i]]+1;
  if(i==1){
    plot(1:length(vali),vali,type='b',las=1,pch=20,main=paste('sgRNAs in',targetgene),ylab='Read counts',xlab='Samples',xlim=c(0.7,length(vali)+0.3),ylim = yrange,col=colors[(i %% length(colors))],xaxt='n',log='y')
    axis(1,at=1:length(vali),labels=(collabel),las=2)
    # lines(0:100,rep(1,101),col='black');
  }else{
    lines(1:length(vali),vali,type='b',pch=20,col=colors[(i %% length(colors))])
  }
}




# parameters
# Do not modify the variables beginning with "__"
targetmat=list(c(117.60399309464836,79.77224321028051),c(167.35952863469188,222.2867001814558),c(195.6297192824439,143.41077431061666),c(184.32164302334309,301.16262605229497),c(412.7447834571793,423.0617842163191))
targetgene="POLRD2scrm"
collabel=c("P1_F1.fq","P1_F4.fq")

# set up color using RColorBrewer
#library(RColorBrewer)
#colors <- brewer.pal(length(targetgenelist), "Set1")

colors=c( "#E41A1C", "#377EB8", "#4DAF4A", "#984EA3", "#FF7F00",  "#A65628", "#F781BF",
          "#999999", "#66C2A5", "#FC8D62", "#8DA0CB", "#E78AC3", "#A6D854", "#FFD92F", "#E5C494", "#B3B3B3", 
          "#8DD3C7", "#FFFFB3", "#BEBADA", "#FB8072", "#80B1D3", "#FDB462", "#B3DE69", "#FCCDE5",
          "#D9D9D9", "#BC80BD", "#CCEBC5", "#FFED6F")


## code

targetmatvec=unlist(targetmat)+1
yrange=range(targetmatvec[targetmatvec>0]);
# yrange[1]=1; # set the minimum value to 1
for(i in 1:length(targetmat)){
  vali=targetmat[[i]]+1;
  if(i==1){
    plot(1:length(vali),vali,type='b',las=1,pch=20,main=paste('sgRNAs in',targetgene),ylab='Read counts',xlab='Samples',xlim=c(0.7,length(vali)+0.3),ylim = yrange,col=colors[(i %% length(colors))],xaxt='n',log='y')
    axis(1,at=1:length(vali),labels=(collabel),las=2)
    # lines(0:100,rep(1,101),col='black');
  }else{
    lines(1:length(vali),vali,type='b',pch=20,col=colors[(i %% length(colors))])
  }
}




# parameters
# Do not modify the variables beginning with "__"
targetmat=list(c(1662.287210087818,1563.1774399857215))
targetgene="MYCscrm"
collabel=c("P1_F1.fq","P1_F4.fq")

# set up color using RColorBrewer
#library(RColorBrewer)
#colors <- brewer.pal(length(targetgenelist), "Set1")

colors=c( "#E41A1C", "#377EB8", "#4DAF4A", "#984EA3", "#FF7F00",  "#A65628", "#F781BF",
          "#999999", "#66C2A5", "#FC8D62", "#8DA0CB", "#E78AC3", "#A6D854", "#FFD92F", "#E5C494", "#B3B3B3", 
          "#8DD3C7", "#FFFFB3", "#BEBADA", "#FB8072", "#80B1D3", "#FDB462", "#B3DE69", "#FCCDE5",
          "#D9D9D9", "#BC80BD", "#CCEBC5", "#FFED6F")


## code

targetmatvec=unlist(targetmat)+1
yrange=range(targetmatvec[targetmatvec>0]);
# yrange[1]=1; # set the minimum value to 1
for(i in 1:length(targetmat)){
  vali=targetmat[[i]]+1;
  if(i==1){
    plot(1:length(vali),vali,type='b',las=1,pch=20,main=paste('sgRNAs in',targetgene),ylab='Read counts',xlab='Samples',xlim=c(0.7,length(vali)+0.3),ylim = yrange,col=colors[(i %% length(colors))],xaxt='n',log='y')
    axis(1,at=1:length(vali),labels=(collabel),las=2)
    # lines(0:100,rep(1,101),col='black');
  }else{
    lines(1:length(vali),vali,type='b',pch=20,col=colors[(i %% length(colors))])
  }
}




# parameters
# Do not modify the variables beginning with "__"
targetmat=list(c(39.57826690685281,50.19377100871583),c(99.51107108008706,45.712184311509056),c(41.83988215867297,38.541645595978224))
targetgene="hSATB1"
collabel=c("P1_F1.fq","P1_F4.fq")

# set up color using RColorBrewer
#library(RColorBrewer)
#colors <- brewer.pal(length(targetgenelist), "Set1")

colors=c( "#E41A1C", "#377EB8", "#4DAF4A", "#984EA3", "#FF7F00",  "#A65628", "#F781BF",
          "#999999", "#66C2A5", "#FC8D62", "#8DA0CB", "#E78AC3", "#A6D854", "#FFD92F", "#E5C494", "#B3B3B3", 
          "#8DD3C7", "#FFFFB3", "#BEBADA", "#FB8072", "#80B1D3", "#FDB462", "#B3DE69", "#FCCDE5",
          "#D9D9D9", "#BC80BD", "#CCEBC5", "#FFED6F")


## code

targetmatvec=unlist(targetmat)+1
yrange=range(targetmatvec[targetmatvec>0]);
# yrange[1]=1; # set the minimum value to 1
for(i in 1:length(targetmat)){
  vali=targetmat[[i]]+1;
  if(i==1){
    plot(1:length(vali),vali,type='b',las=1,pch=20,main=paste('sgRNAs in',targetgene),ylab='Read counts',xlab='Samples',xlim=c(0.7,length(vali)+0.3),ylim = yrange,col=colors[(i %% length(colors))],xaxt='n',log='y')
    axis(1,at=1:length(vali),labels=(collabel),las=2)
    # lines(0:100,rep(1,101),col='black');
  }else{
    lines(1:length(vali),vali,type='b',pch=20,col=colors[(i %% length(colors))])
  }
}




# parameters
# Do not modify the variables beginning with "__"
targetmat=list(c(171.8827591383322,85.15014724692864),c(2469.6838549876156,2870.0081208912156),c(127.78126172783908,122.79547550346551))
targetgene="hSMARCC2"
collabel=c("P1_F1.fq","P1_F4.fq")

# set up color using RColorBrewer
#library(RColorBrewer)
#colors <- brewer.pal(length(targetgenelist), "Set1")

colors=c( "#E41A1C", "#377EB8", "#4DAF4A", "#984EA3", "#FF7F00",  "#A65628", "#F781BF",
          "#999999", "#66C2A5", "#FC8D62", "#8DA0CB", "#E78AC3", "#A6D854", "#FFD92F", "#E5C494", "#B3B3B3", 
          "#8DD3C7", "#FFFFB3", "#BEBADA", "#FB8072", "#80B1D3", "#FDB462", "#B3DE69", "#FCCDE5",
          "#D9D9D9", "#BC80BD", "#CCEBC5", "#FFED6F")


## code

targetmatvec=unlist(targetmat)+1
yrange=range(targetmatvec[targetmatvec>0]);
# yrange[1]=1; # set the minimum value to 1
for(i in 1:length(targetmat)){
  vali=targetmat[[i]]+1;
  if(i==1){
    plot(1:length(vali),vali,type='b',las=1,pch=20,main=paste('sgRNAs in',targetgene),ylab='Read counts',xlab='Samples',xlim=c(0.7,length(vali)+0.3),ylim = yrange,col=colors[(i %% length(colors))],xaxt='n',log='y')
    axis(1,at=1:length(vali),labels=(collabel),las=2)
    # lines(0:100,rep(1,101),col='black');
  }else{
    lines(1:length(vali),vali,type='b',pch=20,col=colors[(i %% length(colors))])
  }
}




# parameters
# Do not modify the variables beginning with "__"
targetmat=list(c(90.46461007280642,48.40113632983312),c(62.19441942505442,22.40793348603385),c(358.4660174134955,346.87481036380404),c(509.9942392854462,946.5111104500699),c(96.11864820235682,33.1637415593301),c(19.223729640471365,9.859490733854894),c(49.75553554004353,16.133712109944373),c(57.6711889214141,26.88952018324062),c(71.24088043233506,48.40113632983312),c(38.44745928094273,21.511616146592498))
targetgene="mKatescrm"
collabel=c("P1_F1.fq","P1_F4.fq")

# set up color using RColorBrewer
#library(RColorBrewer)
#colors <- brewer.pal(length(targetgenelist), "Set1")

colors=c( "#E41A1C", "#377EB8", "#4DAF4A", "#984EA3", "#FF7F00",  "#A65628", "#F781BF",
          "#999999", "#66C2A5", "#FC8D62", "#8DA0CB", "#E78AC3", "#A6D854", "#FFD92F", "#E5C494", "#B3B3B3", 
          "#8DD3C7", "#FFFFB3", "#BEBADA", "#FB8072", "#80B1D3", "#FDB462", "#B3DE69", "#FCCDE5",
          "#D9D9D9", "#BC80BD", "#CCEBC5", "#FFED6F")


## code

targetmatvec=unlist(targetmat)+1
yrange=range(targetmatvec[targetmatvec>0]);
# yrange[1]=1; # set the minimum value to 1
for(i in 1:length(targetmat)){
  vali=targetmat[[i]]+1;
  if(i==1){
    plot(1:length(vali),vali,type='b',las=1,pch=20,main=paste('sgRNAs in',targetgene),ylab='Read counts',xlab='Samples',xlim=c(0.7,length(vali)+0.3),ylim = yrange,col=colors[(i %% length(colors))],xaxt='n',log='y')
    axis(1,at=1:length(vali),labels=(collabel),las=2)
    # lines(0:100,rep(1,101),col='black');
  }else{
    lines(1:length(vali),vali,type='b',pch=20,col=colors[(i %% length(colors))])
  }
}




# parameters
# Do not modify the variables beginning with "__"
targetmat=list(c(469.28516475268333,343.2895410060386),c(955.5324438940179,1066.6176339352114),c(299.6640208661713,284.13259660290925))
targetgene="hSMARCC1"
collabel=c("P1_F1.fq","P1_F4.fq")

# set up color using RColorBrewer
#library(RColorBrewer)
#colors <- brewer.pal(length(targetgenelist), "Set1")

colors=c( "#E41A1C", "#377EB8", "#4DAF4A", "#984EA3", "#FF7F00",  "#A65628", "#F781BF",
          "#999999", "#66C2A5", "#FC8D62", "#8DA0CB", "#E78AC3", "#A6D854", "#FFD92F", "#E5C494", "#B3B3B3", 
          "#8DD3C7", "#FFFFB3", "#BEBADA", "#FB8072", "#80B1D3", "#FDB462", "#B3DE69", "#FCCDE5",
          "#D9D9D9", "#BC80BD", "#CCEBC5", "#FFED6F")


## code

targetmatvec=unlist(targetmat)+1
yrange=range(targetmatvec[targetmatvec>0]);
# yrange[1]=1; # set the minimum value to 1
for(i in 1:length(targetmat)){
  vali=targetmat[[i]]+1;
  if(i==1){
    plot(1:length(vali),vali,type='b',las=1,pch=20,main=paste('sgRNAs in',targetgene),ylab='Read counts',xlab='Samples',xlim=c(0.7,length(vali)+0.3),ylim = yrange,col=colors[(i %% length(colors))],xaxt='n',log='y')
    axis(1,at=1:length(vali),labels=(collabel),las=2)
    # lines(0:100,rep(1,101),col='black');
  }else{
    lines(1:length(vali),vali,type='b',pch=20,col=colors[(i %% length(colors))])
  }
}



dev.off()
Sweave("P1_03_day3_summary.Rnw");
library(tools);

texi2dvi("P1_03_day3_summary.tex",pdf=TRUE);
